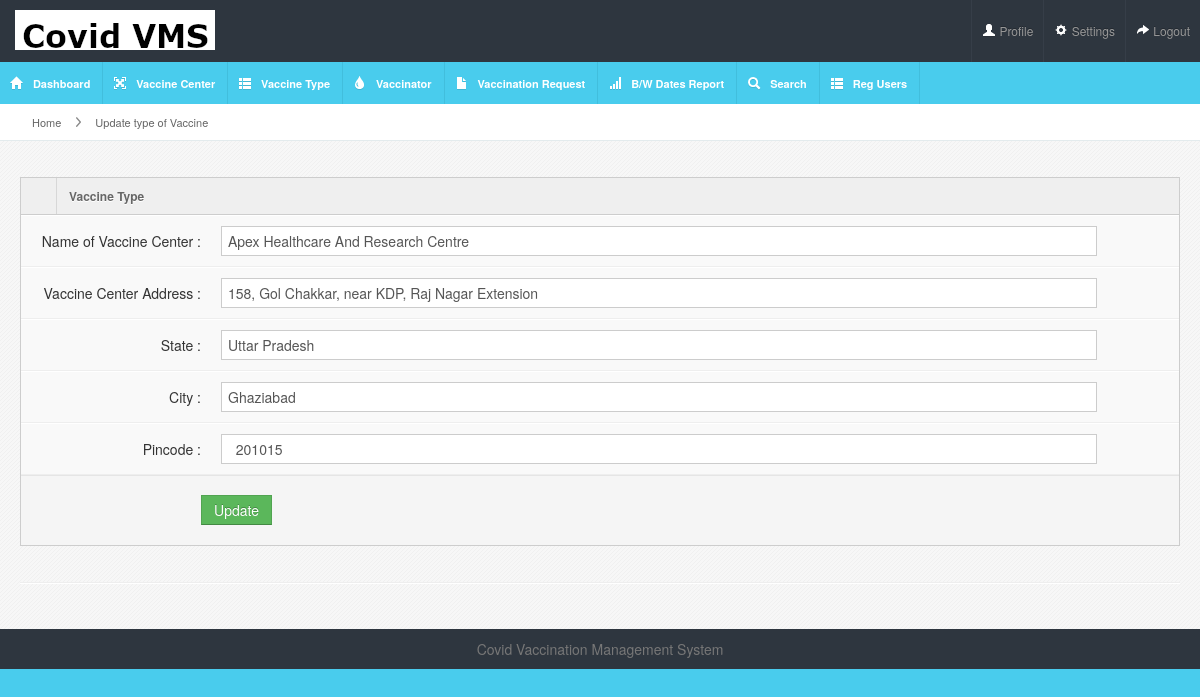
Screenshot of /covidvms/admin/edit-vaccine-center.php?editid=1 (signed in) with the database file from the repository.
### tables this page shows
CREATE TABLE `tblvaccinecenter` (
  `ID` int(5) NOT NULL,
  `Nameofvaccinecenter` varchar(250) DEFAULT NULL,
  `CenterAddress` mediumtext DEFAULT NULL,
  `State` varchar(250) DEFAULT NULL,
  `City` varchar(250) DEFAULT NULL,
  `Pincode` varchar(250) NOT NULL,
  `CreationDate` timestamp NULL DEFAULT current_timestamp()
);

### covidvms/admin/edit-vaccine-center.php (the view, shortened to what this page needs)
<?php
include('includes/dbconnection.php');
if (strlen($_SESSION['cvmsaid']==0)) {
  header('location:logout.php');
  } else{
?>
<!DOCTYPE html>
<html lang="en">
<head>
<link rel="stylesheet" href="css/bootstrap.min.css" />
<link rel="stylesheet" href="css/bootstrap-responsive.min.css" />
<link rel="stylesheet" href="css/colorpicker.css" />
<link rel="stylesheet" href="css/datepicker.css" />
<link rel="stylesheet" href="css/uniform.css" />
<link rel="stylesheet" href="css/select2.css" />
<link rel="stylesheet" href="css/maruti-style.css" />
<link rel="stylesheet" href="css/maruti-media.css" class="skin-color" />
</head>
<body>
<?php include_once('includes/header.php');?>
<div id="content">
  <div id="content-header">
    <div id="breadcrumb"> <a href="dashboard.php" title="Go to Home" class="tip-bottom"><i class="icon-home"></i> Home</a> <a href="edit-vaccine-type.php" class="tip-bottom">Update type of Vaccine</a> </div>
  </div>
  <div class="container-fluid">
    <div class="row-fluid">
      <div class="span12">
        <div class="widget-box">
          <div class="widget-title"> <span class="icon"> <i class="icon-align-justify"></i> </span>
            <h5>Vaccine Type</h5>
          </div>
          <div class="widget-content nopadding">
            <form method="post" class="form-horizontal">
              <?php
              $eid=$_GET['editid'];
$sql="SELECT * from tblvaccinecenter where ID=:eid";
$query = $dbh -> prepare($sql);
$query->bindParam(':eid',$eid,PDO::PARAM_STR);
$query->execute();
$results=$query->fetchAll(PDO::FETCH_OBJ);
$cnt=1;
if($query->rowCount() > 0)
{
foreach($results as $row)
{               ?>
              <div class="control-group">
                <label class="control-label">Name of Vaccine Center :</label>
                <div class="controls">
                  <input type="text" class="span11" name="novaccen" id="novaccen"required='true' value="<?php  echo htmlentities($row->Nameofvaccinecenter);?>">
                </div>
              </div>
             <div class="control-group">
                <label class="control-label">Vaccine Center Address :</label>
                <div class="controls">
                   <input type="text" class="span11" name="vaccenadd" id="vaccenadd" required='true' value="<?php  echo htmlentities($row->CenterAddress);?>">
                </div>
              </div>
              <div class="control-group">
                <label class="control-label">State :</label>
                <div class="controls">
                   <input type="text" class="span11" name="state" id="state" required='true' value="<?php  echo htmlentities($row->State);?>">
                </div>
              </div>
              <div class="control-group">
                <label class="control-label">City :</label>
                <div class="controls">
                   <input type="text" class="span11" name="city" id="city" required='true' value="<?php  echo htmlentities($row->City);?>">
                </div>
              </div>
              <div class="control-group">
                <label class="control-label">Pincode :</label>
                <div class="controls">
                   <input type="text" class="span11" name="pincode" id="pincode" required='true' value="<?php  echo htmlentities($row->Pincode);?>">
                </div>
              </div>
             <?php $cnt=$cnt+1;}} ?>
              <div class="form-actions">
                <button type="submit" class="btn btn-success" name="submit">Update</button>
              </div>
            </form>
          </div>
        </div>
      </div>
    </div><hr>
  </div>
</div>
<?php include_once('includes/footer.php');?>
</body>
</html>
<?php }  ?>

### covidvms/admin/css/maruti-style.css (style rules this page uses)
* { outline:none !important; -moz-outline: none !important; }
body { overflow-x: hidden; margin-top: -10px; }
select, textarea, input[type="text"], input[type="password"], input[type="datetime"], input[type="datetime-local"], input[type="date"], input[type="month"], input[type="time"], input[type="week"], input[type="number"], input[type="email"], input[type="url"], input[type="search"], input[type="tel"], input[type="color"], .uneditable-input, .label, .dropdown-menu, .btn, .well, .progress, .table-bordered, .btn-group > .btn:first-child, .btn-group > .btn:last-child, .btn-group > .btn:last-child, .btn-group > .dropdown-toggle, .alert { border-radius:0px; }
.btn, textarea, input[type="text"], input[type="password"], input[type="datetime"], input[type="datetime-local"], input[type="date"], input[type="month"], input[type="time"], input[type="week"], input[type="number"], input[type="email"], input[type="url"], input[type="search"], input[type="tel"], input[type="color"], .uneditable-input { box-shadow:none; }
.progress, .progress-success .bar, .progress .bar-success, .progress-warning .bar, .progress .bar-warning, .progress-danger .bar, .progress .bar-danger, .progress-info .bar, .progress .bar-info, .btn, .btn-primary { background-image:none; }
#content { background:url(../images/backgrounds/bodyBg.png) repeat #fff; margin-left:0px; margin-right: 0; margin-top:80px; padding-bottom: 25px; position: relative; min-height: 500px; width: auto; }
#content-header { position: abslute; width: 100%; margin-top: -38px; z-index: 20; }
.container-fluid .row-fluid:first-child { margin-top: 20px; }
#breadcrumb { background-color: #fff; border-bottom: 1px solid #e3ebed; }
#breadcrumb a { padding: 8px 20px 8px 10px; display: inline-block; background-image: url('../img/breadcrumb.png'); background-position: center right; background-repeat: no-repeat; font-size: 11px; color: #666666; }
#breadcrumb a:last-child { background-image:none; }
#breadcrumb a i { margin-right: 5px; opacity: .6; }
.stat-boxes .peity_bar_good, .stat-boxes .peity_line_good, { color: #459D1C; }
.widget-box { background: none repeat scroll 0 0 #F9F9F9; border-top: 1px solid #CDCDCD; border-left: 1px solid #CDCDCD; border-right: 1px solid #CDCDCD; clear: both; margin-top: 16px; margin-bottom: 16px; position: relative; }
.widget-title, .modal-header, .table th, div.dataTables_wrapper .ui-widget-header { background-color: #efefef; border-bottom: 1px solid #CDCDCD; height: 36px; }
.widget-title span.icon { border-right: 1px solid #cdcdcd; padding: 9px 10px 7px 11px; float: left; opacity: .7; }
.widget-title h5 { color: #666666; text-shadow: 0 1px 0 #ffffff; float: left; font-size: 12px; font-weight: bold; padding: 12px; line-height: 12px; margin: 0; }
.widget-content { padding: 12px 15px; border-bottom: 1px solid #cdcdcd; }
.nopadding { padding: 0 !important; }
form { margin-bottom: 0; }
.form-horizontal .control-group { border-top: 1px solid #ffffff; border-bottom: 1px solid #eeeeee; margin-bottom: 0; }
.form-horizontal .control-label { padding-top: 15px; width: 180px; }
.form-horizontal .controls { margin-left: 200px; padding: 10px 0; }
.form-horizontal .form-actions { margin-top: 0; margin-bottom: 0; }

### covidvms/admin/css/maruti-media.css (style rules this page uses)
body { background:#49CCED; }

### rows the page displays
tblvaccinecenter: novaccen "Apex Healthcare And Research Centre", vaccenadd "158, Gol Chakkar, near KDP, Raj Nagar Extension", state "Uttar Pradesh", city "Ghaziabad", pincode "201015"
